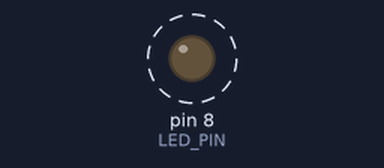
This sketch was run on a simulated Arduino Uno, built with avr-gcc and run on an emulated ATmega328P. Parts: output pins drawn as LEDs (lit = HIGH). Dashed ring = blinking. Sleep ends after the set time or at an interrupt.

Above: at 0.5 s.
Timing chart, 0 to 3.1 s (numbered marks = the images above):
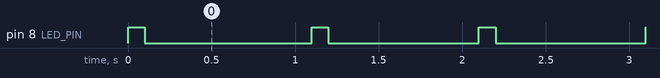

Measured:
- by itself, pin 8 (LED_PIN): alternates HIGH for 0.10 s and LOW for 0.90 s

The sketch:

CPSlab3.1.ino
```cpp
/*
 * Lab 3 - Sleep modes with Timer1 interrupt wake-up
 * Functional version for Arduino Uno
 * External LED on pin 8
 */

#include <avr/io.h>
#include <avr/interrupt.h>
#include <avr/sleep.h>
#include <avr/power.h>
#include <util/delay.h>

#define LED_PIN 8   // External LED connected to pin 8 (through 220Ω resistor)

void setup() {
  // Disable unused peripherals to save power
  power_adc_disable();
  power_spi_disable();
  power_twi_disable();
  // DO NOT disable Timer0 if using delay() or Serial

  pinMode(LED_PIN, OUTPUT);
  digitalWrite(LED_PIN, LOW);

  // --- Configure Timer1 for CTC mode ---
  TCCR1A = 0;                // Normal operation
  TCCR1B = 0;
  TCCR1B |= (1 << WGM12);    // CTC mode

  // 16 MHz / 1024 = 15625 counts per second
  OCR1A = 15624;             // Compare value for 1 second

  TIMSK1 |= (1 << OCIE1A);   // Enable Timer1 compare interrupt
  TCCR1B |= (1 << CS12) | (1 << CS10); // Start Timer1, prescaler 1024

  sei(); // Enable global interrupts

  // Sleep configuration
  set_sleep_mode(SLEEP_MODE_IDLE);  // <--- Important: IDLE mode keeps Timer1 running
  sleep_enable();
}

ISR(TIMER1_COMPA_vect) {
  digitalWrite(LED_PIN, HIGH);
  _delay_ms(100);
  digitalWrite(LED_PIN, LOW);
}

void loop() {
  sleep_cpu();   // Sleep until next Timer1 interrupt
}
```
